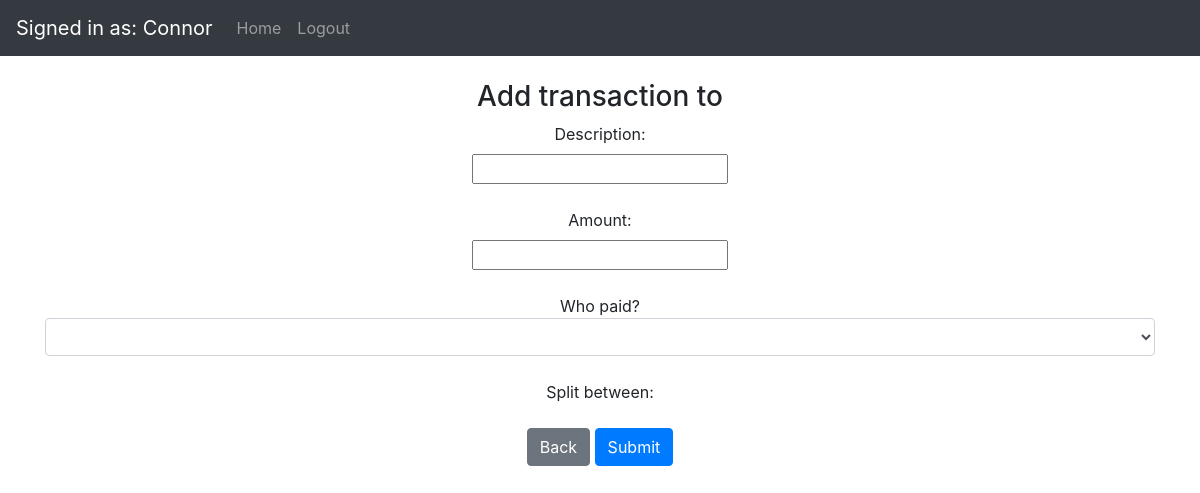
Before: /add-transaction?groupID=4 (signed in) with the older database file.
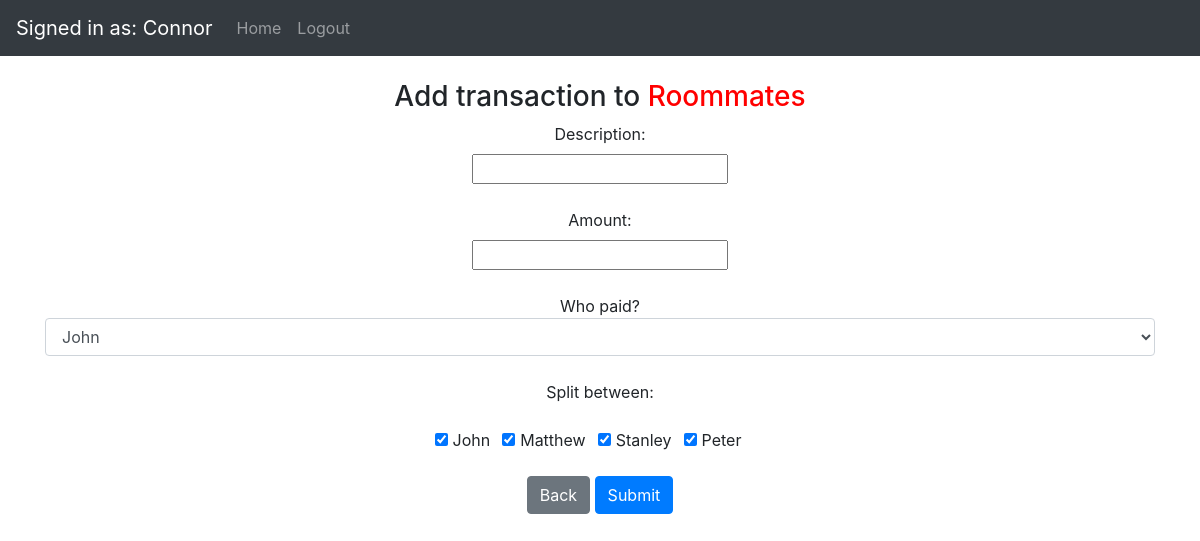
After: the same page with the newer database file.
### website/models.py (models this page shows, shortened)
class Group(db.Model):
    id = db.Column(db.Integer, primary_key=True)
    admin_id = db.Column(db.Integer)
    group_name = db.Column(db.String(30), nullable=False)
    date_created = db.Column(db.DateTime(timezone=True), default=func.now())
    transactions = db.relationship('Transaction')
    payments = db.relationship('Payment')

class User(db.Model, UserMixin):
    id = db.Column(db.Integer, primary_key=True)
    username = db.Column(db.String(200), nullable=False)
    email = db.Column(db.String(150), unique=True)
    password = db.Column(db.String(150))
    date_created = db.Column(db.DateTime(timezone=True), default=func.now())
    groups = db.relationship('Group', secondary=group_member, backref="members")
    transactions = db.relationship('Transaction', secondary=user_transaction, backref="members_included")

### website/views.py (the view, shortened to what this page needs)
@views.route('add-transaction', methods=["GET","POST"])
@login_required
def add_transaction():
    group_id = request.form.get('group_id')
    group = Group.query.filter_by(id=group_id).first()
    if request.method == "GET":
        group_id = request.args['groupID']
        group = Group.query.filter_by(id=group_id).first()
        return render_template('add_transaction.html', user=current_user, group=group)

### website/__init__.py (called while the page is built)
def create_app():
    app = Flask(__name__)
    app.config['SECRET_KEY'] = 'hjshjhdjah kjshkjdhjs'
    app.config['SQLALCHEMY_DATABASE_URI'] = 'sqlite:///marmo.db'
    db.init_app(app)
    from .views import views
    from .auth import auth
    app.register_blueprint(views, url_prefix='/')
    app.register_blueprint(auth, url_prefix='/')
    from .models import User
    create_database(app)
    login_manager = LoginManager()
    login_manager.login_view = 'auth.login'
    login_manager.init_app(app)
    login_manager.login_message = "You must be logged in to perform that action."
    @login_manager.user_loader
    def load_user(id):
        return User.query.get(int(id))
    return app

### website/templates/add_transaction.html (shortened to what this page needs)
{% extends "base.html" %} {% block title %}Home{% endblock %} {% block content %}
<br><h3 align="center">Add transaction to <span style="color: red;">{{ group.group_name }}</span></h3>
    <form method="post" action="/add-transaction" align="center">
        <label for="description">Description:</label><br>
        <input type="text" id="description" name="description"><br><br>
        <label for="amount">Amount:</label><br>
        <input type="number" id="amount" name="amount" step="0.01"><br><br>
        <span class="input-group-addon">Who paid?</span>
        <select name="payer_id" class="selectpicker form-control">
            {% for member in group.members %}
            <option value="{{ member.id }}">{{ member.username }}</option>
            {% endfor %}
        </select><br>
        <span class="input-group-addon">Split between:</span><br>
        <div class="form-check form-check-inline">
            {% for member in group.members %}
            <div class="form-check form-check-inline">
                <input class="form-check-input" type="checkbox" id="{{ member.id }}" value="{{ member.id }}" name="member_included" checked>
                <label class="form-check-label" for="{{ member.id }}">
                    {{ member.username }}{% if member.id == user.id %} (me){% endif %}
                </label>
            </div><br><br><br>
            {% endfor %}
        </div>
        <br><a class="btn btn-secondary" href="mygroup?groupID={{ group.id }}" role="button">Back</a>
        <button type="submit" class="btn btn-primary">Submit</button>
    </form><br>
{% endblock %}

Changed rows visible on the page:
added Group: group_name "Roommates"
now on this page (row edited): User: username "John"
added User: username "Matthew"
added User: username "Stanley"
added User: username "Peter"
Other visible differences:
form field payer_id: (not shown) → "John"
